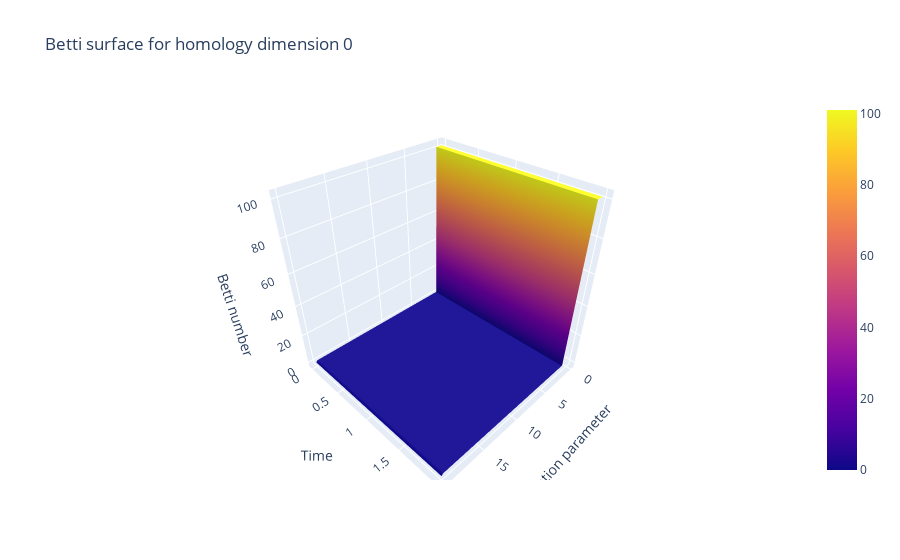
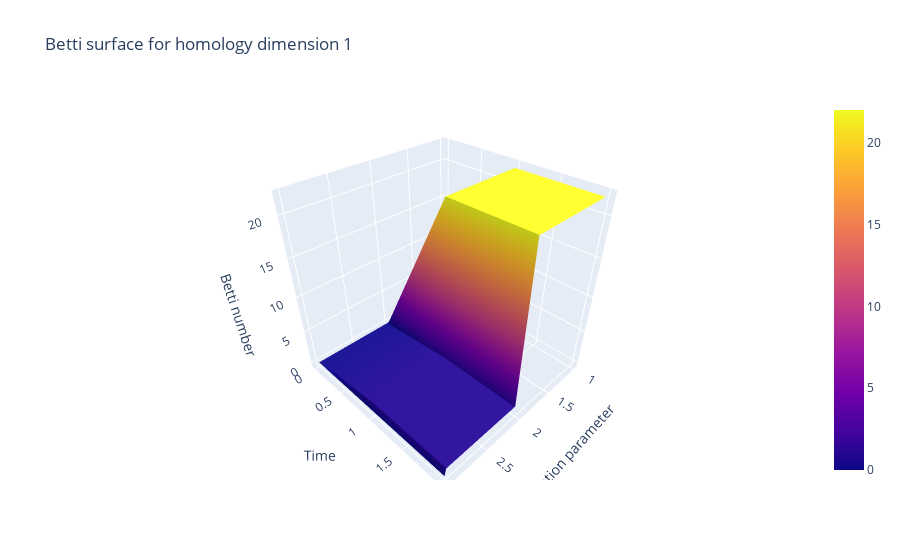

The notebook cell these images were saved under, in order:
### Code cell
vs.betti_plot_layers((0, 1), x)

### Figure 1 — Plotly figure (JSON) as saved in the notebook; plotly's stock layout.template omitted (floating-point values rounded to 4 significant figures; data arrays with more than 128 entries replaced by an {"elided": "..."} marker saying what was removed)
{"data": [{"connectgaps": true, "hoverinfo": "none", "type": "surface", "x": [0, 0.202, 0.404, 0.6061, 0.8081, 1.01, 1.212, 1.414, 1.616, 1.818, 2.02, 2.222, 2.424, 2.626, 2.828, 3.03, 3.232, 3.434, 3.636, 3.838, 4.04, 4.242, 4.444, 4.646, 4.848, 5.051, 5.253, 5.455, 5.657, 5.859, 6.061, 6.263, 6.465, 6.667, 6.869, 7.071, 7.273, 7.475, 7.677, 7.879, 8.081, 8.283, 8.485, 8.687, 8.889, 9.091, 9.293, 9.495, 9.697, 9.899, 10.1, 10.3, 10.51, 10.71, 10.91, 11.11, 11.31, 11.52, 11.72, 11.92, 12.12, 12.32, 12.53, 12.73, 12.93, 13.13, 13.33, 13.54, 13.74, 13.94, 14.14, 14.34, 14.55, 14.75, 14.95, 15.15, 15.35, 15.56, 15.76, 15.96, 16.16, 16.36, 16.57, 16.77, 16.97, 17.17, 17.37, 17.58, 17.78, 17.98, 18.18, 18.38, 18.59, 18.79, 18.99, 19.19, 19.39, 19.6, 19.8, 20], "y": [0, 1, 2], "z": {"elided": "3x100 int values"}}], "layout": {"scene": {"xaxis": {"exponentformat": "e", "showexponent": "all", "title": {"text": "Filtration parameter"}, "type": "linear"}, "yaxis": {"exponentformat": "e", "showexponent": "all", "title": {"text": "Time"}, "type": "linear"}, "zaxis": {"exponentformat": "e", "showexponent": "all", "title": {"text": "Betti number"}, "type": "linear"}}, "title": {"text": "Betti surface for homology dimension 0"}}}

### Figure 2 — Plotly figure (JSON) as saved in the notebook; plotly's stock layout.template omitted (floating-point values rounded to 4 significant figures; data arrays with more than 128 entries replaced by an {"elided": "..."} marker saying what was removed)
{"data": [{"connectgaps": true, "hoverinfo": "none", "type": "surface", "x": [1, 1.02, 1.04, 1.061, 1.081, 1.101, 1.121, 1.141, 1.162, 1.182, 1.202, 1.222, 1.242, 1.263, 1.283, 1.303, 1.323, 1.343, 1.364, 1.384, 1.404, 1.424, 1.444, 1.465, 1.485, 1.505, 1.525, 1.545, 1.566, 1.586, 1.606, 1.626, 1.646, 1.667, 1.687, 1.707, 1.727, 1.747, 1.768, 1.788, 1.808, 1.828, 1.848, 1.869, 1.889, 1.909, 1.929, 1.949, 1.97, 1.99, 2.01, 2.03, 2.051, 2.071, 2.091, 2.111, 2.131, 2.152, 2.172, 2.192, 2.212, 2.232, 2.253, 2.273, 2.293, 2.313, 2.333, 2.354, 2.374, 2.394, 2.414, 2.434, 2.455, 2.475, 2.495, 2.515, 2.535, 2.556, 2.576, 2.596, 2.616, 2.636, 2.657, 2.677, 2.697, 2.717, 2.737, 2.758, 2.778, 2.798, 2.818, 2.838, 2.859, 2.879, 2.899, 2.919, 2.939, 2.96, 2.98, 3], "y": [0, 1, 2], "z": {"elided": "3x100 int values"}}], "layout": {"scene": {"xaxis": {"exponentformat": "e", "showexponent": "all", "title": {"text": "Filtration parameter"}, "type": "linear"}, "yaxis": {"exponentformat": "e", "showexponent": "all", "title": {"text": "Time"}, "type": "linear"}, "zaxis": {"exponentformat": "e", "showexponent": "all", "title": {"text": "Betti number"}, "type": "linear"}}, "title": {"text": "Betti surface for homology dimension 1"}}}
